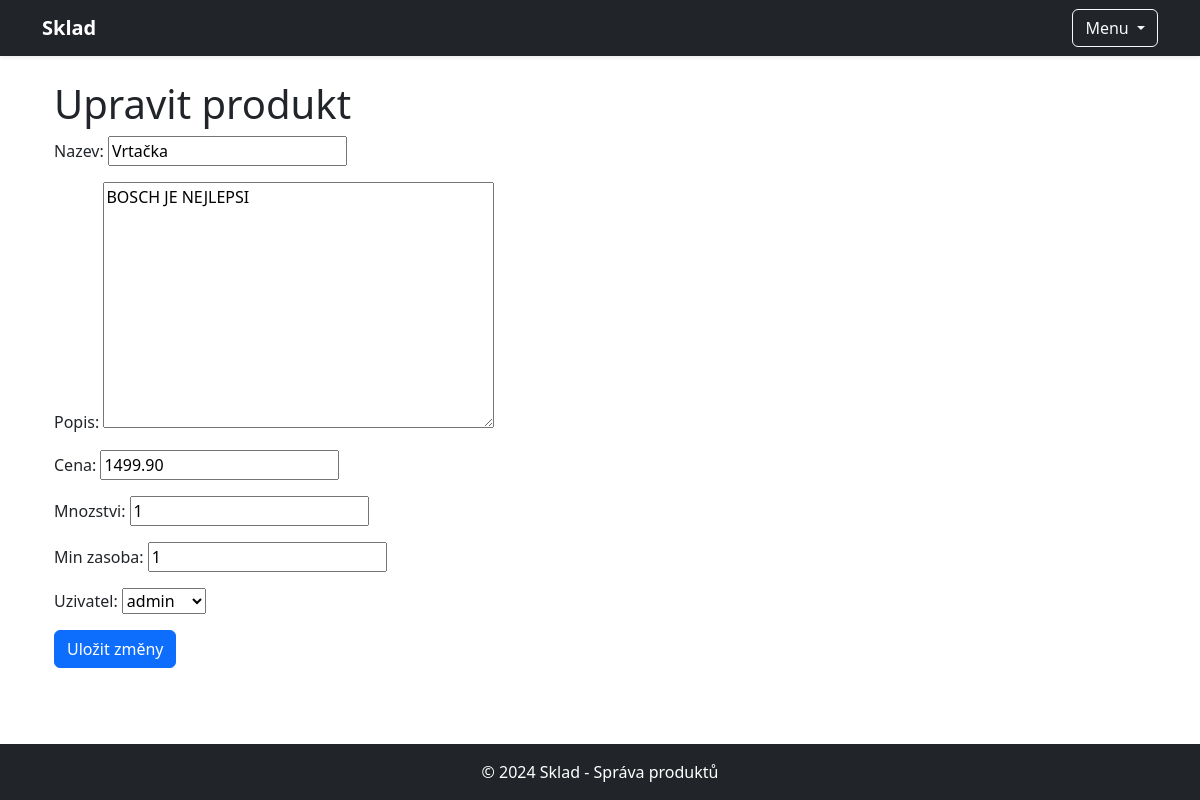
Page /upravit_produkt/39/ on the committed database.
### sklad/models.py (models this page shows, shortened)
class Produkt(models.Model):
    nazev = models.CharField(max_length=200)
    popis = models.TextField(blank=True)
    cena = models.DecimalField(max_digits=10, decimal_places=2)
    mnozstvi = models.PositiveIntegerField()
    min_zasoba = models.PositiveIntegerField(default=0)
    uzivatel = models.ForeignKey(User, on_delete=models.SET_NULL, null=True, blank=True)  # Cizí klíč na uživatele

### sklad/views.py (the view)
# urls.py: path('upravit_produkt/<int:id>/', views.upravit_produkt, name='upravit_produkt'),
def upravit_produkt(request, id):
    produkt = Produkt.objects.get(id=id)
    if request.method == 'POST':
        form = ProduktForm(request.POST, instance=produkt)
        if form.is_valid():
            upravene_mnozstvi = form.cleaned_data['mnozstvi'] - produkt.mnozstvi
            produkt = form.save()
            HistorieOperaci.objects.create(
                produkt=produkt,
                uzivatel=request.user,
                typ_operace='příjem' if upravene_mnozstvi > 0 else 'výdej',
                mnozstvi=abs(upravene_mnozstvi),
                produkt_nazev=produkt.nazev
            )
            return redirect('produkty')
    else:
        form = ProduktForm(instance=produkt)
    return render(request, 'sklad/upravit_produkt.html', {'form': form, 'produkt': produkt})

### sklad/forms.py (shortened to what this page needs)
class ProduktForm(forms.ModelForm):
    class Meta:
        model = Produkt
        fields = ['nazev', 'popis', 'cena', 'mnozstvi', 'min_zasoba', 'uzivatel']  # Uživatele nebudeme vybírat, přidáme ho automaticky

### sklad/templates/sklad/upravit_produkt.html (shortened to what this page needs)
{% extends 'sklad/base.html' %}
{% block content %}
<div class="container">
  <h1>Upravit produkt</h1>
  <form method="post">
    {{ form.as_p }}
    <button type="submit" class="btn btn-primary">Uložit změny</button>
  </form>
</div>
{% endblock %}

### rows in the picture
Produkt: nazev "Vrtačka", popis "BOSCH JE NEJLEPSI", cena "1499.90", mnozstvi "1", min_zasoba "1", uzivatel "admin"
